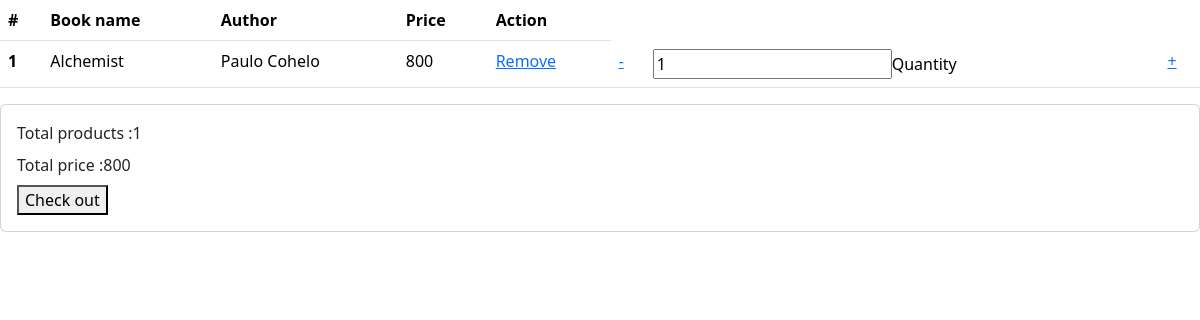
Page /user/view_cart/ (signed in) on the committed database.
### userapp/models.py (models this page shows)
class Cartitem(models.Model):           #model cart items(joining book,quantity and cart)
    cart=models.ForeignKey(Cart,on_delete=models.CASCADE)
    book=models.ForeignKey(Book,on_delete=models.CASCADE)
    quantity=models.PositiveIntegerField(default=1)

### my_app/models.py (models this page shows, shortened)
class Book(models.Model):
    title=models.CharField(max_length=200,null=True)
    price=models.IntegerField(null=True)
    author=models.ForeignKey(Author,on_delete=models.CASCADE,null=True)
    image = models.ImageField(upload_to='book_media')
    quantity=models.IntegerField()

class Author(models.Model):
    name=models.CharField(max_length=200,null=True)
    def __str__(self):
        return '{}'.format(self.name)

### userapp/views.py (the view)
# urls.py: path('view_cart/',views.view_cart,name='viewcart'),
def view_cart(request):
    cart,created=Cart.objects.get_or_create(user=request.user)
    cart_items=cart.cartitem_set.all()          # to retrieve items of cart
    cart_item=Cartitem.objects.all()            # to take all objects in Cartitem model
    total_price=sum(item.book.price * item.quantity for item in cart_items)
    total_items=cart_items.count()
    context={'cart_items':cart_items,'cart_item':cart_item,'total_price':total_price,'total_items':total_items}
    return render(request,'user/cart.html',context)

### templates/user/cart.html (shortened to what this page needs)
<!DOCTYPE html>
<html lang="en">
<head>
  <link href="https://cdn.jsdelivr.net/npm/bootstrap@5.3.3/dist/css/bootstrap.min.css" rel="stylesheet">
</head>
<body>
{% if not cart_items %}
<p>Your cart is empty</p>
{% else %}
<table class="table">
  <thead>
    <tr>
      <th scope="col">#</th>
      <th scope="col">Book name</th>
      <th scope="col">Author</th>
      <th scope="col">Price</th>
        <th scope="col">Action</th>
    </tr>
  </thead>
  <tbody>
  {% for item in cart_items %}
    <tr>
      <th scope="row">1</th>
      <td>{{ item.book.title }}</td>
      <td>{{ item.book.author }}</td>
      <td>{{ item.book.price }}</td>
        <td><a href="{% url 'remove_cart' item.id %}">Remove</a></td>
        {% if item.quantity <= item.book.quantity %}
        <td><a href="{% url 'decrease_quantity' item.id %}">-</a></td>
        <td><input type="number" name="quantity" value="{{ item.quantity }}">Quantity</td>
      <td><a href="{% url 'increase_quantity' item.id %}">+</a></td>
    </tr>
  {% endif %}
  {% endfor %}
  </tbody>
</table>
{% endif %}
<form action="{% url 'create_checkout_session' %}" method="post">
  <div class="card" style="width: 18 rem;">
    <div class="card-body">
        <p  class="card-title">Total products :{{ total_items }}</p>
        <p class="card-title">Total price :{{ total_price }}</p>
      <button id="checkout-button" type="submit" class="card-link">Check out</button>
    </div>
    </div>
</form>
</body>
</html>

### rows in the picture
Cartitem: book "Alchemist", book.author "Paulo Cohelo", book.price "800", quantity "1"

### other values in the picture
{{ total_items }} "1"
{{ total_price }} "800"
